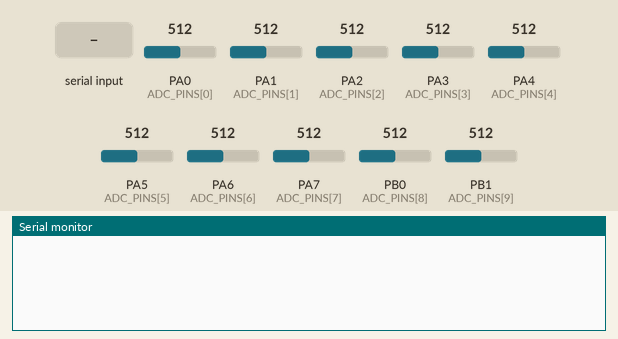
Recording of a sketch running on a simulated STM32 Black Pill. Parts: the last lines printed to the serial monitor. Inputs (shaded band) come from the test bench; at power-on: PA0 (ADC_PINS[0]) = 512, PA1 (ADC_PINS[1]) = 512, PA2 (ADC_PINS[2]) = 512, PA3 (ADC_PINS[3]) = 512, PA4 (ADC_PINS[4]) = 512, PA5 (ADC_PINS[5]) = 512, PA6 (ADC_PINS[6]) = 512, PA7 (ADC_PINS[7]) = 512, PB0 (ADC_PINS[8]) = 512, PB1 (ADC_PINS[9]) = 512 (analog values on the 0–1023 scale).

Above: at 1.2 s.
1.3 s: "START\n" received over Serial
At 2.2 s:
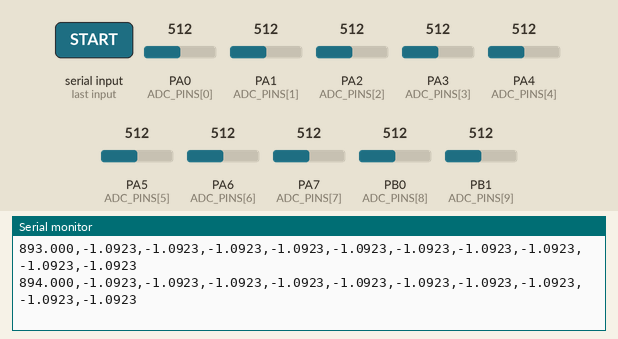
2.8 s: "ID?\n" received over Serial
4.3 s: PA0 (ADC_PINS[0]) set to 716
At 4.9 s:
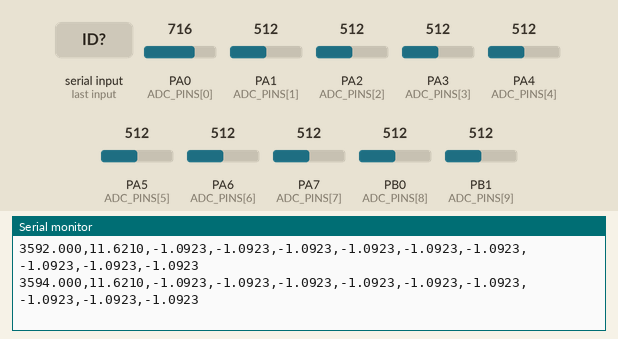
5.8 s: PA1 (ADC_PINS[1]) set to 716
Timing chart, 0 to 5.9 s (numbered marks = the images above; inputs shaded):
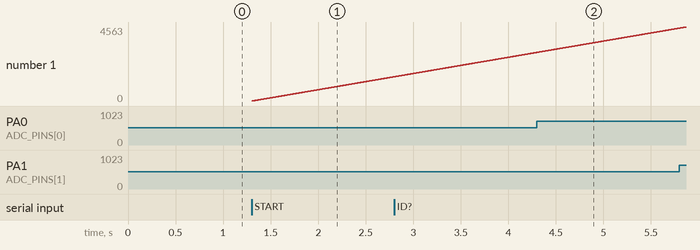

The sketch:

stm32.ino
```cpp
/*
  VSeq Firmware — STM32 (stm32.ino)
  Written for Arduino IDE with STM32 Cores (STM32duino)
  Compatible with STM32F103C8T6 (Blue Pill), STM32F401, STM32F411, etc.

  Reads 10 internal ADC channels directly and streams voltage data over USB CDC Serial.
  This avoids the need for external SPI ADC chips (MCP3204/8) since STM32 has 10+ ADC pins.

  Default Pin mapping on STM32F103C8T6 (Blue Pill):
    - CH0: PA0 (A0) - VCC_12V (Requires Voltage Divider)
    - CH1: PA1 (A1) - VCC_5V  (Requires Voltage Divider)
    - CH2: PA2 (A2) - VCC_3V3 (Direct / Divider)
    - CH3: PA3 (A3) - TRIGGER (Direct / Divider)
    - CH4: PA4 (A4) - VRM_CORE
    - CH5: PA5 (A5) - VRAM
    - CH6: PA6 (A6) - V_FAN   (Requires Voltage Divider)
    - CH7: PA7 (A7) - VDDCI
    - CH8: PB0 (A8) - PGOOD
    - CH9: PB1 (A9) - VSOC

  ⚠️ WARNING: All input voltages exceeding 3.3V MUST use voltage dividers.
*/

#include <Arduino.h>

#define BAUD_RATE 921600
#define ADC_RESOLUTION 12 // 12-bit ADC (0 - 4095)
#define VREF 3.3f

// Pin mapping for 10 ADC channels
const int ADC_PINS[10] = {
  PA0, // CH0 - A0 (VCC_12V via divider)
  PA1, // CH1 - A1 (VCC_5V via divider)
  PA2, // CH2 - A2 (VCC_3V3 direct)
  PA3, // CH3 - A3 (TRIGGER direct)
  PA4, // CH4 - A4 (VRM_CORE direct)
  PA5, // CH5 - A5 (VRAM direct)
  PA6, // CH6 - A6 (V_FAN via divider)
  PA7, // CH7 - A7 (VDDCI direct)
  PB0, // CH8 - A8 (PGOOD direct)
  PB1  // CH9 - A9 (VSOC direct)
};

// Voltage mapping coefficients for y = m * x + c (to map -30V..+30V input to 0..3.3V ADC pin)
// With E12 resistors: R1 (Input) = 100k, R2 (Bias to 3.3V) = 10k, R3 (to GND) = 12k
// Vin = Vx * (1 + R1/R2 + R1/R3) - V_BIAS * (R1/R2)
// Vin = Vx * 19.3333f - 33.0f
const float CAL_M[10] = {19.3333f, 19.3333f, 19.3333f, 19.3333f, 19.3333f, 19.3333f, 19.3333f, 19.3333f, 19.3333f, 19.3333f};
const float CAL_C[10] = {-33.0000f, -33.0000f, -33.0000f, -33.0000f, -33.0000f, -33.0000f, -33.0000f, -33.0000f, -33.0000f, -33.0000f};

bool running = false;
unsigned long sampleIntervalUs = 1000; // default 1000us (1kHz)
unsigned long nextSampleUs = 0;
unsigned long t0_ms = 0;

void handleCommand(String cmd) {
  cmd.trim();
  if (cmd == "START") {
    running = true;
    t0_ms = millis();
    nextSampleUs = micros();
  } else if (cmd == "STOP") {
    running = false;
  } else if (cmd.startsWith("RATE:")) {
    long hz = cmd.substring(5).toInt();
    if (hz > 0) {
      sampleIntervalUs = 1000000 / min(5000L, max(1L, hz));
    }
  } else if (cmd == "ID?") {
    Serial.println("# VSeq v1.0 STM32 10ch");
  }
}

void setup() {
  // Initialize USB Serial (CDC)
  Serial.begin(BAUD_RATE);

  // Set ADC resolution (12-bit is native for STM32)
  analogReadResolution(ADC_RESOLUTION);

  // Configure analog pins as analog inputs
  for (int i = 0; i < 10; i++) {
    pinMode(ADC_PINS[i], INPUT_ANALOG);
  }
}

void loop() {
  // Read incoming serial commands
  if (Serial.available() > 0) {
    String cmd = Serial.readStringUntil('\n');
    handleCommand(cmd);
  }

  if (!running) {
    delay(10);
    return;
  }

  // Rate-limited sampling
  unsigned long now = micros();
  if (now >= nextSampleUs) {
    nextSampleUs += sampleIntervalUs;

    float t_ms = (float)(millis() - t0_ms);

    // Print timestamp
    Serial.print(t_ms, 3);

    // Read and print each channel
    for (int i = 0; i < 10; i++) {
      int raw = analogRead(ADC_PINS[i]);
      float vx = ((float)raw / 4095.0f) * VREF;
      float voltage = vx * CAL_M[i] + CAL_C[i];
      Serial.print(",");
      Serial.print(voltage, 4);
    }
    Serial.println();
  }
}
```

Measured:
- after the input at 1.3 s, the serial monitor: prints a new line at once (image 1)
